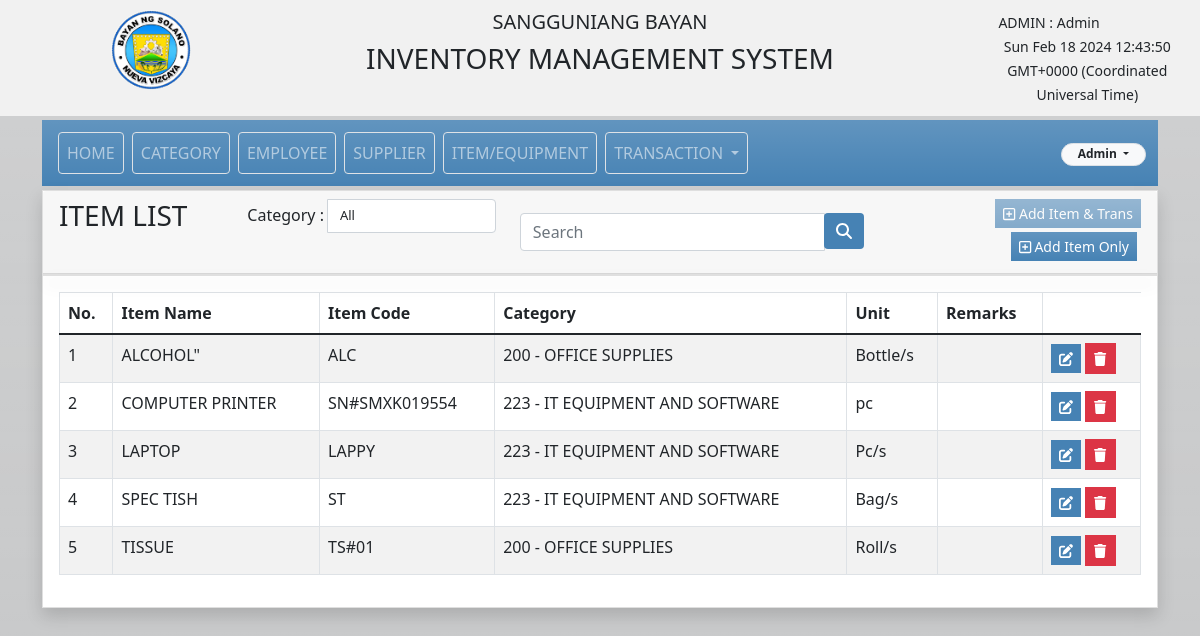
The page /item_old.php (signed in) on the database its author committed.
### tables this page shows
CREATE TABLE `tbl_item` (
  `item_id` int(11) NOT NULL,
  `item_name` varchar(150) NOT NULL,
  `item_code` varchar(150) NOT NULL,
  `cat_id` int(11) NOT NULL,
  `cat_name` varchar(150) NOT NULL,
  `sup_id` int(11) NOT NULL,
  `sup_name` varchar(150) NOT NULL,
  `description` varchar(255) NOT NULL,
  `qty` int(11) NOT NULL,
  `unit` varchar(50) NOT NULL,
  `unit_group` varchar(100) NOT NULL,
  `amount` decimal(8,4) NOT NULL,
  `total` decimal(9,4) NOT NULL,
  `trans_date` date NOT NULL,
  `remarks` varchar(255) DEFAULT NULL,
  `status` varchar(50) NOT NULL,
  `user_id` int(11) NOT NULL,
  `user_name` varchar(100) NOT NULL,
  `date_update` datetime DEFAULT NULL,
  `date_created` datetime NOT NULL DEFAULT current_timestamp()
);

### controller/item_controller.php (called while the page is built, shortened)
<?php
$cat_select_name ='All';

### item_old.php (the view, shortened to what this page needs)
<?php
    include('template/header.php');
    require_once 'controller/item_controller.php';
?>
<?php
include('template/container.php');
include('menus.php');
if(isset($_SESSION['type']) && isset($_SESSION['email'])){
?>
<div class="row">
		<div class="col-lg-12">
			    <div class="card card-default rounded-0 shadow">
                    <div class="card-header">
                        <div class="row">
							<div class="col-lg-2 col-md-4 col-sm-4 col-xs-5">
									<h3 class="card-title">ITEM LIST</h3>
							</div>
                            <div class="col-lg-3 w-10 catrow align-items-center lign-self-center m-0" >
                                <form method="GET" action="" class="">
                                    <div class="input-group">
                                        <label for="category" class="input-group-append m-1">Category :</label>
                                        <select style="width:150px;font-size:small;" class="form-control" name="category"  autocomplete="off" onchange="this.form.submit()">
                                            <option value="All" ><?php echo $cat_select_name; ?>
                                                <i class="fa-duotone fa-arrow-down"></i></option>
                                        </select>
                                    </div>
                                </form>
                            </div>
                            <div class="col-lg-4 align-self-center ">
                                <form action="" method="GET" class="">
                                    <div class="input-group  ">
                                        <input type="text" name="search" value="<?php if(isset($_GET['search'])){ echo $_GET['search']; };
                                        ?>" class="form-control" placeholder="Search" >
                                        <div class="input-group-append">
                                            <button type="submit" class="btn btn-primary"><i class="fa-solid fa-magnifying-glass"></i></button>
                                        </div>
                                    </div>
                                </form>
                            </div>
                            <div class="col-lg-3 col-md-2 col-sm-2 col-xs-2 text-end">
                                    <button type="button" name="add" id="itemAdd" disabled data-bs-toggle="modal" data-bs-target="#itemModal" class="btn btn-primary btn-sm bg-gradient rounded-0"><i class="far fa-plus-square"></i> Add Item & Trans</button>
                                    <button type="button" name="addonly" id="itemAddonly" data-bs-toggle="modal" data-bs-target="#itemModalonly" class="btn btn-primary btn-sm bg-gradient rounded-0 m-1"><i class="far fa-plus-square"></i> Add Item Only</button>
                            </div>
					    </div>
                </div>
                <div class="card card-default rounded-0 shadow">
                </div>
                <div class="card-body">
                    <div class="row">
                    	<div class="col-sm-12 table-responsive">
                    		<table id="itemList" class="table table-bordered table-striped">
                    			<thead>
                                    <tr>
                                        <th>No.</th>
                                        <th>Item Name</th>
                                        <th>Item Code</th>
                                        <th>Category</th>
                                        <th>Unit</th>
                                        <th>Remarks</th>
                                    </tr>
                                </thead>
                                <tbody>
                                    <?php
                                    if(isset($_GET['search']) ){
                                        $filter_val = $_GET['search'];
                                        $res = $conn->query("SELECT *,ROW_NUMBER() OVER(ORDER BY item_name ASC) AS Row FROM tbl_item WHERE CONCAT(item_name,item_code) LIKE '%$filter_val%' AND status='Active' ") or die($conn->error);
                                    }elseif(isset($_GET['category']) && $_GET['category'] != 'All'){
                                        $res = $conn->query("SELECT *,ROW_NUMBER() OVER(ORDER BY item_name ASC) AS Row FROM tbl_item WHERE status!='deleted' AND cat_id='$cat_select_id' ") or die($conn->error);
                                    }
                                    else{
                                        $res = $conn->query("SELECT *,ROW_NUMBER() OVER(ORDER BY item_name ASC) AS Row FROM tbl_item WHERE status!='deleted' ") or die($conn->error);
                                    }
                                     while ($row=$res->fetch_assoc()):
                                      ?>
                                    <tr>
                                        <td><?php echo $row['Row']; ?></td>
                                        <td><?php echo strtoupper($row['item_name']); ?></td>
                                        <td><?php echo strtoupper($row['item_code']); ?></td>
                                        <td><?php echo $row['cat_name']; ?></td>
                                        <td><?php echo $row['unit']; ?></td>
                                        <td><?php echo $row['remarks']; ?></td>
                                        <td>
                                            <a href="item.php?edit=<?php echo $row['item_id']; ?>"
                                                class="btn btn-primary rounded-0 btn-sm"><i class="fa-solid fa-pen-to-square"></i> </a>
                                            <?php
                                            if(isset($_SESSION['type']) && $_SESSION['type']=='admin'){
                                            echo '<a href="controller/item_controller.php?delete='.$row['item_id'].'"
                                            onclick="return confirm(\'Are you sure you want to delete this Supplier?\')"
                                                class="btn btn-danger rounded-0 btn-sm"><i class="fa-solid fa-trash"></i> </a>';
                                            }
                                            ?>
                                        </td>
                                    </tr>
                                    <?php endwhile; ?>
                                </tbody>
                    		</table>
                    	</div>
                    </div>
                </div>
            </div>
        </div>
    </div>
</div>
<?php
}
else{
    header("Location: index.php");
}
?>

### assets/style.css (style rules this page uses)
html, body { height: 100% !important; width: 100% !important; }

### template/container.php (style rules this page uses)
.navbar,.btn-primary { background-color:#4682B4 !important; border:none; }

### rows shown on the page
tbl_item: Row "1", item_name "ALCOHOL\"", item_code "ALC", cat_name "200 - OFFICE SUPPLIES", unit "Bottle/s"
tbl_item: Row "2", item_name "COMPUTER PRINTER", item_code "SN#SMXK019554", cat_name "223 - IT EQUIPMENT AND SOFTWARE", unit "pc"
tbl_item: Row "3", item_name "LAPTOP", item_code "LAPPY", cat_name "223 - IT EQUIPMENT AND SOFTWARE", unit "Pc/s"
tbl_item: Row "4", item_name "SPEC TISH", item_code "ST", cat_name "223 - IT EQUIPMENT AND SOFTWARE", unit "Bag/s"
tbl_item: Row "5", item_name "TISSUE", item_code "TS#01", cat_name "200 - OFFICE SUPPLIES", unit "Roll/s"

### other values the page prints
$_SESSION['type'] "ADMIN"
$_SESSION['user_name'] "Admin"
form field category "All"
